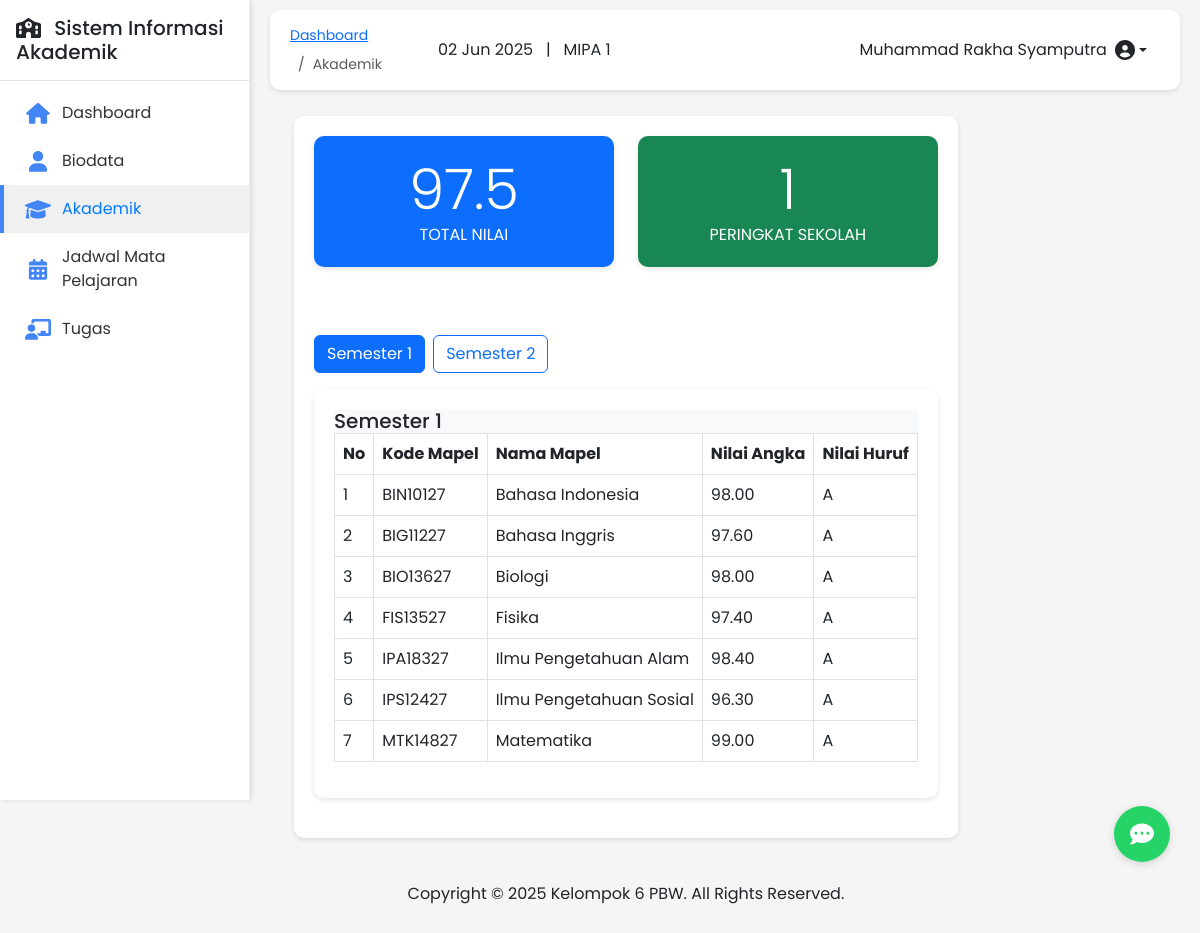
/akademik.php (signed in), run on the app's committed database.
### tables this page shows
CREATE TABLE `classes` (
  `id` int(11) NOT NULL,
  `name` varchar(20) NOT NULL,
  `level` enum('X','XI','XII') NOT NULL,
  `specialization` varchar(50) NOT NULL,
  `classroom` varchar(20) DEFAULT NULL,
  `academic_year` varchar(9) NOT NULL,
  `created_at` timestamp NOT NULL DEFAULT current_timestamp(),
  `updated_at` timestamp NOT NULL DEFAULT current_timestamp() ON UPDATE current_timestamp()
);

CREATE TABLE `grades` (
  `id` int(11) NOT NULL,
  `student_id` int(11) NOT NULL,
  `subject_id` int(11) NOT NULL,
  `teacher_id` int(11) NOT NULL,
  `academic_year` varchar(9) NOT NULL,
  `semester` int(11) NOT NULL,
  `assignment_score` decimal(5,2) DEFAULT NULL,
  `midterm_score` decimal(5,2) DEFAULT NULL,
  `final_score` decimal(5,2) DEFAULT NULL,
  `total_score` decimal(5,2) DEFAULT NULL,
  `letter_grade` varchar(2) DEFAULT NULL,
  `created_at` timestamp NOT NULL DEFAULT current_timestamp(),
  `updated_at` timestamp NOT NULL DEFAULT current_timestamp() ON UPDATE current_timestamp()
);

CREATE TABLE `subjects` (
  `id` int(11) NOT NULL,
  `code` varchar(20) NOT NULL,
  `name` varchar(100) NOT NULL,
  `curriculum` varchar(50) DEFAULT NULL,
  `created_at` timestamp NOT NULL DEFAULT current_timestamp(),
  `updated_at` timestamp NOT NULL DEFAULT current_timestamp() ON UPDATE current_timestamp()
);

### config.php (called while the page is built, shortened)
<?php
function isLoggedIn() {
    return isset($_SESSION['user_id']) && !empty($_SESSION['user_id']);
}
$site_name = "Sistem Informasi Akademik";
?>

### akademik.php (the view, shortened to what this page needs)
<?php
$page = 'akademik';
$page_title = 'Akademik';
require_once 'config.php';
$student_id = $_SESSION['user_id'];
$total_sql = "SELECT AVG(total_score) as total_score FROM grades WHERE student_id = $student_id";
$total_result = $conn->query($total_sql);
$total_nilai = $total_result->fetch_assoc()['total_score'] ?? 0;
$total_nilai = number_format($total_nilai, 1);
$rank_sql = "SELECT s.id, s.name, AVG(g.total_score) as avg_score
             FROM students s
             JOIN grades g ON s.id = g.student_id
             GROUP BY s.id
             ORDER BY avg_score DESC";
$rank_result = $conn->query($rank_sql);
$rank = 0;
if ($rank_result->num_rows > 0) {
    $counter = 1;
    while ($row = $rank_result->fetch_assoc()) {
        if ($row['id'] == $student_id) {
            $rank = $counter;
            break;
        }
        $counter++;
    }
}
$semester_sql = "SELECT DISTINCT semester FROM grades WHERE student_id = $student_id ORDER BY semester";
$semester_result = $conn->query($semester_sql);
$semesters = [];
if ($semester_result->num_rows > 0) {
    while ($row = $semester_result->fetch_assoc()) {
        $semesters[] = $row['semester'];
    }
}
$selected_semester = isset($_GET['semester']) ? (int)$_GET['semester'] : ($semesters[0] ?? 1);
$grades_sql = "SELECT g.*, s.code as subject_code, s.name as subject_name
               FROM grades g
               JOIN subjects s ON g.subject_id = s.id
               WHERE g.student_id = $student_id AND g.semester = $selected_semester";
$grades_result = $conn->query($grades_sql);
include 'includes/header.php';
?>
<div class="container-fluid px-4">
    <div class="row">
        <div class="col-12">
            <div class="content-card">
                <div class="akademik-content">
                    <div class="row">
                        <div class="col-md-6 mb-4">
                            <div class="content-card bg-primary text-white text-center">
                                <h2 class="display-4 mb-0"><?php echo $total_nilai; ?></h2>
                                <p class="mb-0">TOTAL NILAI</p>
                            </div>
                        </div>
                        <div class="col-md-6 mb-4">
                            <div class="content-card bg-success text-white text-center">
                                <h2 class="display-4 mb-0"><?php echo $rank; ?></h2>
                                <p class="mb-0">PERINGKAT SEKOLAH</p>
                            </div>
                        </div>
                    </div>
                    <?php if (!empty($semesters)): ?>
                        <div class="mt-4">
                            <div class="d-flex mb-3">
                                <?php foreach ($semesters as $semester): ?>
                                    <a href="?semester=<?php echo $semester; ?>" class="btn <?php echo $semester == $selected_semester ? 'btn-primary' : 'btn-outline-primary'; ?> me-2">
                                        Semester <?php echo $semester; ?>
                                    </a>
                                <?php endforeach; ?>
                            </div>
                            <div class="content-card">
                                <div class="card-header bg-light">
                                    <h5 class="mb-0">Semester <?php echo $selected_semester; ?></h5>
                                </div>
                                <div class="card-body p-0">
                                    <div class="table-responsive">
                                        <table class="table table-hover table-bordered">
                                            <thead>
                                                <tr>
                                                    <th>No</th>
                                                    <th>Kode Mapel</th>
                                                    <th>Nama Mapel</th>
                                                    <th>Nilai Angka</th>
                                                    <th>Nilai Huruf</th>
                                                </tr>
                                            </thead>
                                            <tbody>
                                                <?php
                                                if ($grades_result->num_rows > 0):
                                                    $counter = 1;
                                                    while ($grade = $grades_result->fetch_assoc()):
                                                ?>
                                                <tr>
                                                    <td><?php echo $counter++; ?></td>
                                                    <td><?php echo htmlspecialchars($grade['subject_code']); ?></td>
                                                    <td><?php echo htmlspecialchars($grade['subject_name']); ?></td>
                                                    <td><?php echo number_format($grade['total_score'], 2); ?></td>
                                                    <td><?php echo htmlspecialchars($grade['letter_grade']); ?></td>
                                                </tr>
                                                <?php
                                                    endwhile;
                                                else:
                                                ?>
                                                <tr>
                                                    <td colspan="5" class="text-center">Tidak ada data nilai untuk semester ini.</td>
                                                </tr>
                                                <?php endif; ?>
                                            </tbody>
                                        </table>
                                    </div>
                                </div>
                            </div>
                        </div>
                    <?php else: ?>
                        <div class="alert alert-info mt-4">
                            Belum ada data nilai tersedia.
                        </div>
                    <?php endif; ?>
                </div>
            </div>
        </div>
    </div>
</div>
<?php
include 'includes/footer.php';
?>

### includes/header.php (shortened to what this page needs)
<?php
require_once 'config.php';
require_once 'auth.php';
$current_date = date('d M Y');
$current_user = $_SESSION['name'] ?? 'Guest User';
$class_info = 'MIPA';
if (isLoggedIn() && isset($_SESSION['class_id'])) {
    $class_id = $_SESSION['class_id'];
    $class_sql = "SELECT c.specialization FROM classes c WHERE c.id = $class_id LIMIT 1";
    $class_result = $conn->query($class_sql);
    if ($class_result && $class_result->num_rows > 0) {
        $class_info = $class_result->fetch_assoc()['specialization'];
    }
}
?>
<!DOCTYPE html>
<html lang="id">
<head>
    <link href="https://cdn.jsdelivr.net/npm/bootstrap@5.3.0-alpha1/dist/css/bootstrap.min.css" rel="stylesheet">
    <link rel="stylesheet" href="https://cdnjs.cloudflare.com/ajax/libs/font-awesome/6.0.0/css/all.min.css">
    <link rel="stylesheet" href="css/style.css">
</head>
<body>
<?php if (isLoggedIn() && !isset($is_login_page)): ?>
    <div class="d-flex">
        <?php include 'includes/sidebar.php'; ?>
        <div class="main-content">
            <div class="header-bar">
                <div class="d-none d-md-block">
                    <nav aria-label="breadcrumb">
                        <ol class="breadcrumb mb-0" style="display:flex;gap:8px;align-items:center;">
                            <li class="breadcrumb-item" style="display:inline-flex;align-items:center;">
                                <a href="dashboard.php">Dashboard</a>
                            </li>
                            <?php if (isset($page_title)): ?>
                                <li class="breadcrumb-item active" aria-current="page" style="display:inline-flex;align-items:center;">
                                    <?php echo $page_title; ?>
                                </li>
                            <?php endif; ?>
                        </ol>
                    </nav>
                </div>
                <div class="d-flex align-items-center w-100 justify-content-end">
                    <div class="me-3 d-none d-md-block">
                        <span class="me-2"><?php echo $current_date; ?> &nbsp; | &nbsp; <?php echo htmlspecialchars($class_info); ?></span>
                    </div>
                    <div class="dropdown d-none d-md-block">
                        <button class="btn dropdown-toggle d-flex align-items-center" type="button" id="userDropdown" data-bs-toggle="dropdown" aria-expanded="false">
                            <span class="me-2"><?php echo htmlspecialchars($current_user); ?></span>
                            <i class="fas fa-user-circle fa-lg"></i>
                        </button>
                    </div>
                </div>
            </div>
            <div class="content-wrapper pt-3">
<?php endif; ?>

### includes/sidebar.php (shortened to what this page needs)
<div class="sidebar" id="mainSidebar">
    <div class="p-3 border-bottom d-flex align-items-center justify-content-between">
        <span class="h5 mb-0">
            <i class="fas fa-school me-2"></i>
            <span class="sidebar-title-text"><?php echo $site_name; ?></span>
        </span>
    </div>
    <div class="py-2">
        <a href="dashboard.php" class="sidebar-link <?php echo $page == 'dashboard' ? 'active' : ''; ?>">
            <i class="fas fa-home sidebar-icon"></i>
            <span class="sidebar-link-text">Dashboard</span>
        </a>
        <a href="biodata.php" class="sidebar-link <?php echo $page == 'biodata' ? 'active' : ''; ?>">
            <i class="fas fa-user sidebar-icon"></i>
            <span class="sidebar-link-text">Biodata</span>
        </a>
        <a href="akademik.php" class="sidebar-link <?php echo $page == 'akademik' ? 'active' : ''; ?>">
            <i class="fas fa-graduation-cap sidebar-icon"></i>
            <span class="sidebar-link-text">Akademik</span>
        </a>
        <a href="jadwal.php" class="sidebar-link <?php echo $page == 'jadwal' ? 'active' : ''; ?>">
            <i class="fas fa-calendar-alt sidebar-icon"></i>
            <span class="sidebar-link-text">Jadwal Mata Pelajaran</span>
        </a>
        <a href="tugas.php" class="sidebar-link <?php echo $page == 'tugas' ? 'active' : ''; ?>">
            <i class="fas fa-chalkboard-teacher sidebar-icon"></i>
            <span class="sidebar-link-text">Tugas</span>
        </a>
    </div>
</div>

### includes/footer.php (shortened to what this page needs)
<?php if (isLoggedIn() && !isset($is_login_page)): ?>
    <a href="https://wa.me/6287871310560" class="chat-button">
        <i class="fas fa-comment-dots chat-icon"></i>
    </a>
<?php endif; ?>
<div class="footer-copyright text-center mt-4 mb-2">
    <p>Copyright &copy; <?php echo date('Y'); ?> Kelompok 6 PBW. All Rights Reserved.</p>
</div>

### css/style.css (style rules this page uses)
:root { --primary-color: #4285F4; --secondary-color: #FFD100; --success-color: #34A853; --danger-color: #EA4335; --light-color: #F8F9FA; --dark-color: #343A40; }
body { font-family: 'Poppins', sans-serif; background-color: #F5F5F5; }
.sidebar { background-color: white; height: 100vh; position: fixed; width: 250px; box-shadow: 2px 0 5px rgba(0, 0, 0, 0.1); }
.sidebar-icon { color: var(--primary-color); margin-right: 10px; font-size: 20px; }
.sidebar-link { padding: 15px 20px; display: flex; align-items: center; color: var(--dark-color); text-decoration: none; border-left: 4px solid transparent; }
.sidebar-link:hover, .sidebar-link.active { background-color: #f8f9fa; border-left: 4px solid var(--primary-color); color: var(--primary-color); }
.main-content { margin-left: 250px; padding: 20px; min-height: 100vh; }
.header-bar { background-color: white; padding: 15px 20px; border-radius: 10px; margin-bottom: 20px; display: flex; justify-content: space-between; align-items: center; box-shadow: 0 2px 5px rgba(0, 0, 0, 0.1); height: 80px; }
.breadcrumb { margin-bottom: 0; font-size: 14px; }
.header-bar .dropdown { margin-left: auto; }
.content-card { background-color: white; border-radius: 10px; padding: 20px; margin-bottom: 20px; box-shadow: 0 2px 5px rgba(0, 0, 0, 0.1); }
.chat-button { position: fixed; bottom: 30px; right: 30px; width: 60px; height: 60px; border-radius: 50%; background-color: var(--primary-color); display: flex; align-items: center; justify-content: center; box-shadow: 0 4px 8px rgba(0, 0, 0, 0.2); z-index: 1000; }
.chat-icon { color: white; font-size: 24px; text-decoration: none; }

### includes/header.php (style rules this page uses)
.header-bar { background-color: white; padding: 15px 20px; border-radius: 10px; display: flex; justify-content: space-between; align-items: center; box-shadow: 0 2px 5px rgba(0, 0, 0, 0.1); height: 80px; position: fixed; top: 0; right: 0; left: 0; z-index: 1030; margin: 10px 20px; width: calc(100% - 40px); }
.breadcrumb { margin-bottom: 0; font-size: 14px; }
.header-bar .dropdown { margin-left: auto; }
.main-content { padding-top: 100px; }
@media (min-width: 768px) { .header-bar { left: 250px; width: calc(100% - 250px - 40px); } }
@media (min-width: 768px) { .main-content { margin-left: 250px; } }

### includes/sidebar.php (style rules this page uses)
.sidebar { width: 250px; min-height: 100vh; background: #fff; border-right: 1px solid #eee; position: fixed; top: 0; left: 0; z-index: 1020; transition: transform 0.3s; }
.sidebar-link { display: flex; align-items: center; padding: 12px 20px; color: #333; text-decoration: none; transition: background 0.2s; }
.sidebar-link .sidebar-icon { font-size: 1.3rem; min-width: 28px; text-align: center; }
.sidebar-link.active, .sidebar-link:hover { background: #f0f0f0; color: #007bff; }

### includes/footer.php (style rules this page uses)
.chat-button { position: fixed; bottom: 80px; right: 30px; z-index: 9999; background:rgb(37, 211, 102); color: #fff; border-radius: 50%; width: 56px; height: 56px; display: flex; align-items: center; justify-content: center; box-shadow: 0 2px 8px rgba(0,0,0,0.15); font-size: 2rem; transition: background 0.2s; }

### data on the page
classes: specialization "MIPA 1"
grades: subject.code "BIN10127", subject.name "Bahasa Indonesia", total_score "98.00", letter_grade "A"
grades: subject.code "BIG11227", subject.name "Bahasa Inggris", total_score "97.60", letter_grade "A"
grades: subject.code "BIO13627", subject.name "Biologi", total_score "98.00", letter_grade "A"
grades: subject.code "FIS13527", subject.name "Fisika", total_score "97.40", letter_grade "A"
grades: subject.code "IPA18327", subject.name "Ilmu Pengetahuan Alam", total_score "98.40", letter_grade "A"
grades: subject.code "IPS12427", subject.name "Ilmu Pengetahuan Sosial", total_score "96.30", letter_grade "A"
grades: subject.code "MTK14827", subject.name "Matematika", total_score "99.00", letter_grade "A"

### other printed values
$site_name "Sistem Informasi Akademik"
$page_title "Akademik"
$current_user "Muhammad Rakha Syamputra"
$total_nilai "97.5"
$rank "1"
$semester "1"
$semester "2"
$selected_semester "1"
